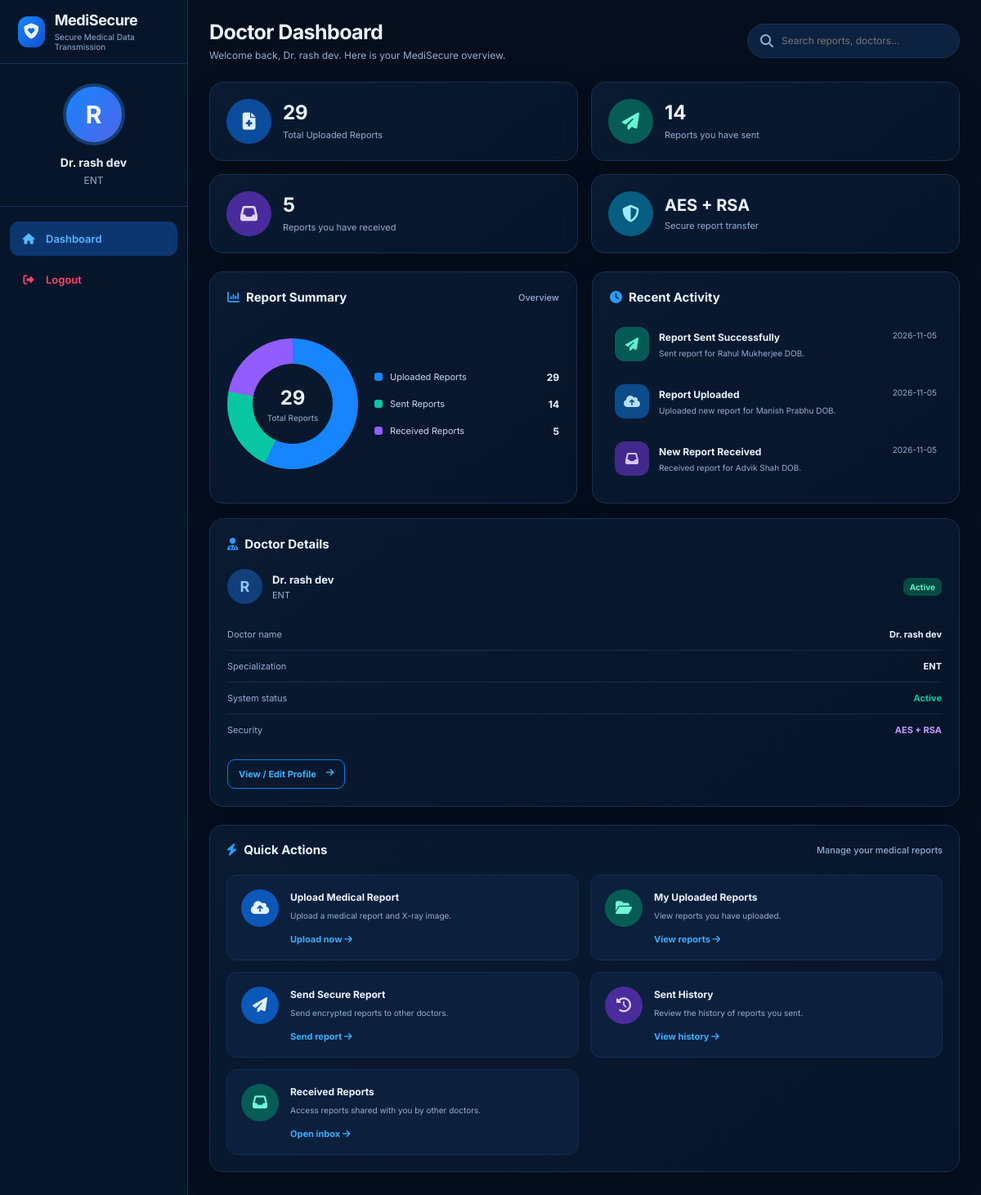
Screenshot of /doctor_dashboard/7 with the database file from the repository.
### tables this page shows
CREATE TABLE doctors (
        doctor_id INTEGER PRIMARY KEY AUTOINCREMENT,
        hospital_id INTEGER NOT NULL,
        doctor_name TEXT NOT NULL,
        specialization TEXT NOT NULL,
        email TEXT UNIQUE NOT NULL,
        phone TEXT,
        experience INTEGER,
        license_number TEXT UNIQUE,
        username TEXT UNIQUE NOT NULL,
        password TEXT NOT NULL,
        address TEXT,
        public_key TEXT,
        private_key TEXT,
        status TEXT DEFAULT 'Active', profile_pic TEXT, license_document TEXT,
        FOREIGN KEY (hospital_id) REFERENCES hospitals(hospital_id)
    );

CREATE TABLE reports (
        report_id INTEGER PRIMARY KEY AUTOINCREMENT,

        sender_id INTEGER,
        receiver_id INTEGER,

        patient_number TEXT UNIQUE,
        patient_name TEXT,
        age INTEGER,
        gender TEXT,

        diagnosis TEXT,
        prescription TEXT,

        report_file TEXT,
        xray_image TEXT,

        encrypted_file TEXT,
        stego_image TEXT,
        sha256_hash TEXT,

        status TEXT DEFAULT 'Uploaded',

        upload_date TEXT,
        sent_date TEXT, encrypted_aes_key TEXT, decrypted_metadata TEXT, ai_summary TEXT,

        FOREIGN KEY(sender_id) REFERENCES doctors(doctor_id),
        FOREIGN KEY(receiver_id) REFERENCES doctors(doctor_id)
    );

### app.py (the view)
@app.route("/doctor_dashboard/<int:doctor_id>")
def doctor_dashboard(doctor_id):
    conn = get_db_connection()
    doctor = conn.execute(
        """
        SELECT doctors.*, hospitals.hospital_name
        FROM doctors
        LEFT JOIN hospitals ON doctors.hospital_id = hospitals.hospital_id
        WHERE doctors.doctor_id = ?
        """,
        (doctor_id,)
    ).fetchone()
    if not doctor:
        conn.close()
        flash("Doctor not found!", "error")
        return redirect(url_for("doctor_login"))
    total_reports = conn.execute(
        "SELECT COUNT(*) FROM reports WHERE sender_id = ?",
        (doctor_id,)
    ).fetchone()[0]
    received_reports = conn.execute(
        "SELECT COUNT(*) FROM reports WHERE receiver_id = ?",
        (doctor_id,)
    ).fetchone()[0]
    sent_reports = conn.execute(
        """
        SELECT COUNT(*) FROM reports
        WHERE sender_id = ?
          AND LOWER(status) IN ('delivered', 'seen', 'decrypted')
        """,
        (doctor_id,)
    ).fetchone()[0]
    recent_activity = []
    recent_sent = conn.execute(
        """
        SELECT patient_name, sent_date
        FROM reports
        WHERE sender_id = ? AND status IN ('Delivered', 'Seen', 'Decrypted')
        ORDER BY sent_date DESC LIMIT 1
        """, (doctor_id,)
    ).fetchall()
    for row in recent_sent:
        recent_activity.append({
            'type': 'sent',
            'title': 'Report Sent Successfully',
            'desc': f"Sent report for {row['patient_name']}.",
            'time': row['sent_date'] or 'Just now',
            'icon': 'fa-paper-plane',
            'color': ''
        })
    recent_received = conn.execute(
        """
        SELECT patient_name, sent_date
        FROM reports
        WHERE receiver_id = ?
        ORDER BY sent_date DESC LIMIT 1
        """, (doctor_id,)
    ).fetchall()
    for row in recent_received:
        recent_activity.append({
            'type': 'received',
            'title': 'New Report Received',
            'desc': f"Received report for {row['patient_name']}.",
            'time': row['sent_date'] or 'Just now',
            'icon': 'fa-inbox',
            'color': 'purple'
        })
    recent_uploads = conn.execute(
        """
        SELECT patient_name, upload_date
        FROM reports
        WHERE sender_id = ? AND status = 'Pending'
        ORDER BY upload_date DESC LIMIT 1
        """, (doctor_id,)
    ).fetchall()
    for row in recent_uploads:
        recent_activity.append({
            'type': 'upload',
            'title': 'Report Uploaded',
            'desc': f"Uploaded new report for {row['patient_name']}.",
            'time': row['upload_date'] or 'Just now',
            'icon': 'fa-cloud-arrow-up',
            'color': 'blue'
        })
    recent_activity.sort(key=lambda x: str(x['time']), reverse=True)
    recent_activity = recent_activity[:3]
    conn.close()
    return render_template(
        "doctor_dashboard.html",
        doctor=doctor,
        total_reports=total_reports,
        sent_reports=sent_reports,
        received_reports=received_reports,
        recent_activity=recent_activity
    )

### app.py (called while the page is built)
def get_db_connection():
    conn = sqlite3.connect(DATABASE_PATH, timeout=30)
    conn.row_factory = sqlite3.Row
    conn.execute("PRAGMA busy_timeout = 30000")
    return conn

### templates/doctor_dashboard.html (shortened to what this page needs)
<!DOCTYPE html>
<html lang="en">
<head>
  <link rel="stylesheet" href="https://cdnjs.cloudflare.com/ajax/libs/font-awesome/6.5.2/css/all.min.css">
</head>
<body>
  <aside class="sidebar">
    <div class="brand">
      <div class="brand-icon"><i class="fa-solid fa-shield-heart"></i></div>
      <div class="brand-copy"><h2>MediSecure</h2><p>Secure Medical Data Transmission</p></div>
    </div>
    <div class="doctor-box">
      <div class="avatar">{{ (doctor.doctor_name or 'D')[0] }}</div>
      <h3>Dr. {{ doctor.doctor_name }}</h3>
      <p>{{ doctor.specialization }}</p>
    </div>
    <nav class="side-nav">
      <a href="{{ url_for('doctor_dashboard', doctor_id=doctor.doctor_id) }}" class="side-link active">
        <i class="fa-solid fa-house"></i><span>Dashboard</span>
      </a>
      <a href="{{ url_for('logout') }}" class="side-link logout">
        <i class="fa-solid fa-right-from-bracket"></i><span>Logout</span>
      </a>
    </nav>
  </aside>
  <main class="main">
    <header class="topbar">
      <div>
        <h1>Doctor Dashboard</h1>
        <p>Welcome back, Dr. {{ doctor.doctor_name }}. Here is your MediSecure overview.</p>
      </div>
      <div class="top-actions">
        <label class="search">
          <i class="fa-solid fa-magnifying-glass"></i>
          <input id="dashboardSearch" type="search" placeholder="Search reports, doctors...">
        </label>
      </div>
    </header>
    <section class="stats">
      <article class="stat">
        <div class="stat-icon"><i class="fa-solid fa-file-medical"></i></div>
        <div><h3>{{ total_reports }}</h3><p>Total Uploaded Reports</p></div>
      </article>
      <article class="stat">
        <div class="stat-icon green"><i class="fa-solid fa-paper-plane"></i></div>
        <div><h3>{{ sent_reports }}</h3><p>Reports you have sent</p></div>
      </article>
      <article class="stat">
        <div class="stat-icon purple"><i class="fa-solid fa-inbox"></i></div>
        <div><h3>{{ received_reports }}</h3><p>Reports you have received</p></div>
      </article>
      <article class="stat">
        <div class="stat-icon cyan"><i class="fa-solid fa-shield-halved"></i></div>
        <div><h3 style="font-size:20px">AES + RSA</h3><p>Secure report transfer</p></div>
      </article>
    </section>
    <section class="middle">
      <article class="panel">
        <div class="panel-title"><span><i class="fa-solid fa-chart-column"></i>Report Summary</span><span class="muted">Overview</span></div>
        <div class="summary">
          <div class="donut" role="img" aria-label="Report summary illustration">
            <div class="donut-inner"><strong>{{ total_reports }}</strong><span>Total Reports</span></div>
          </div>
          <div class="legend">
            <div class="legend-row"><span class="dot" style="background:#1685ff"></span><span>Uploaded Reports</span><strong>{{ total_reports }}</strong></div>
            <div class="legend-row"><span class="dot" style="background:#08c7a2"></span><span>Sent Reports</span><strong>{{ sent_reports }}</strong></div>
            <div class="legend-row"><span class="dot" style="background:#925cff"></span><span>Received Reports</span><strong>{{ received_reports }}</strong></div>
          </div>
        </div>
      </article>
      <article class="panel">
        <div class="panel-title"><span><i class="fa-solid fa-clock"></i>Recent Activity</span></div>
        <div class="activity-list">
          {% if recent_activity %}
            {% for activity in recent_activity %}
              <a href="
                {% if activity.type == 'sent' %}{{ url_for('sent_reports', doctor_id=doctor.doctor_id) }}
                {% elif activity.type == 'received' %}{{ url_for('received_reports', doctor_id=doctor.doctor_id) }}
                {% else %}{{ url_for('view_my_reports', doctor_id=doctor.doctor_id) }}{% endif %}
              " class="activity">
                <div class="activity-icon {{ activity.color }}"><i class="fa-solid {{ activity.icon }}"></i></div>
                <div class="activity-copy">
                  <h4>{{ activity.title }}</h4>
                  <p>{{ activity.desc }}</p>
                </div>
                <div class="activity-time">
                  {{ activity.time[:10] }}
                </div>
              </a>
            {% endfor %}
          {% endif %}
        </div>
      </article>
      <article class="panel profile-panel">
        <div class="panel-title"><span><i class="fa-solid fa-user-doctor"></i>Doctor Details</span></div>
        <div class="profile-head">
          <div class="mini-avatar">{{ (doctor.doctor_name or 'D')[0] }}</div>
          <div><h3>Dr. {{ doctor.doctor_name }}</h3><p>{{ doctor.specialization }}</p></div>
          <span class="status">Active</span>
        </div>
        <div class="detail"><span>Doctor name</span><strong>Dr. {{ doctor.doctor_name }}</strong></div>
        <div class="detail"><span>Specialization</span><strong>{{ doctor.specialization }}</strong></div>
        <div class="detail"><span>System status</span><strong style="color:#08c7a2">Active</strong></div>
        <div class="detail"><span>Security</span><strong class="security">AES + RSA</strong></div>
        <a class="profile-button" href="{{ url_for('doctor_profile', doctor_id=doctor.doctor_id) }}">View / Edit Profile <i class="fa-solid fa-arrow-right"></i></a>
      </article>
    </section>
    <section class="panel quick-panel">
      <div class="panel-title"><span><i class="fa-solid fa-bolt"></i>Quick Actions</span><span class="muted">Manage your medical reports</span></div>
      <div class="quick-grid">
        <a href="{{ url_for('upload_report', doctor_id=doctor.doctor_id) }}" class="quick-card">
          <div class="quick-icon"><i class="fa-solid fa-cloud-arrow-up"></i></div>
          <div class="quick-copy"><h3>Upload Medical Report</h3><p>Upload a medical report and X-ray image.</p><span>Upload now <i class="fa-solid fa-arrow-right"></i></span></div>
        </a>
        <a href="{{ url_for('view_my_reports', doctor_id=doctor.doctor_id) }}" class="quick-card">
          <div class="quick-icon green"><i class="fa-solid fa-folder-open"></i></div>
          <div class="quick-copy"><h3>My Uploaded Reports</h3><p>View reports you have uploaded.</p><span>View reports <i class="fa-solid fa-arrow-right"></i></span></div>
        </a>
        <a href="{{ url_for('send_secure_report', doctor_id=doctor.doctor_id) }}" class="quick-card">
          <div class="quick-icon"><i class="fa-solid fa-paper-plane"></i></div>
          <div class="quick-copy"><h3>Send Secure Report</h3><p>Send encrypted reports to other doctors.</p><span>Send report <i class="fa-solid fa-arrow-right"></i></span></div>
        </a>
        <a href="{{ url_for('sent_reports', doctor_id=doctor.doctor_id) }}" class="quick-card">
          <div class="quick-icon purple"><i class="fa-solid fa-clock-rotate-left"></i></div>
          <div class="quick-copy"><h3>Sent History</h3><p>Review the history of reports you sent.</p><span>View history <i class="fa-solid fa-arrow-right"></i></span></div>
        </a>
        <a href="{{ url_for('received_reports', doctor_id=doctor.doctor_id) }}" class="quick-card">
          <div class="quick-icon green"><i class="fa-solid fa-inbox"></i></div>
          <div class="quick-copy"><h3>Received Reports</h3><p>Access reports shared with you by other doctors.</p><span>Open inbox <i class="fa-solid fa-arrow-right"></i></span></div>
        </a>
      </div>
    </section>
  </main>
</body>
</html>

### rows the page displays
doctors: doctor_name "R", doctor_name "rash dev", specialization "ENT"
reports: title "Report Sent Successfully", desc "Sent report for Rahul Mukherjee DOB.", sent_date "2026-11-05"
reports: title "Report Uploaded", desc "Uploaded new report for Manish Prabhu DOB.", upload_date "2026-11-05"
reports: title "New Report Received", desc "Received report for Advik Shah DOB.", sent_date "2026-11-05"

### other values shown
{{ total_reports }} "29"
{{ sent_reports }} "14"
{{ received_reports }} "5"
